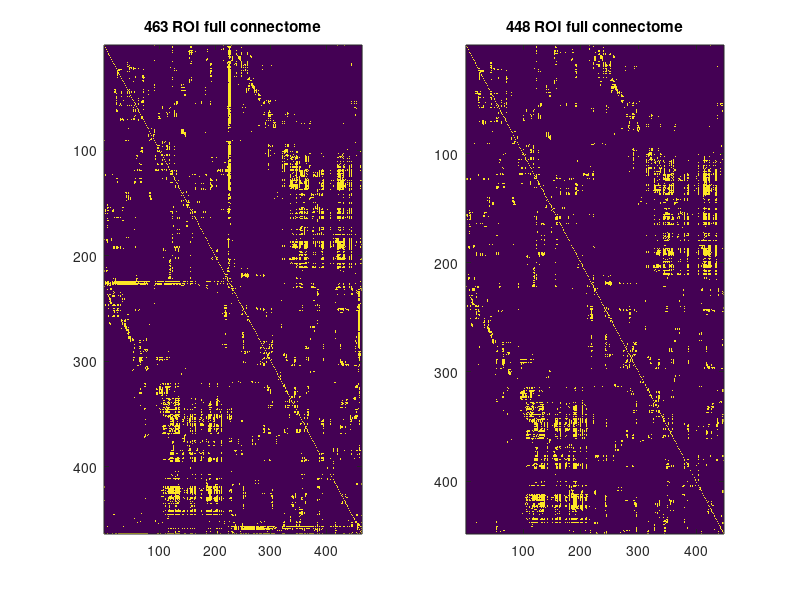

Source code (MATLAB):
% fullConnectome463=logical(squeeze(fullConnectome_p61(1,:,:)));
% fullConnectome448=fullConnectome463(corti_ave_source_labl,corti_ave_source_labl);
% roi448names;
% roi463names=ROI463_texts;

% save("extract_fullconnectome.mat",'fullConnectome463','fullConnectome448',"roi448names",'roi463names');

%% load files
load('extract_fullconnectome.mat')

figure;
subplot(121)
imagesc(fullConnectome463);title('463 ROI full connectome');
subplot(122)
imagesc(fullConnectome448);title('448 ROI full connectome');


% In 'extract_fullconnectome.mat', you will find:
% fullConnectome463 - full intact binary structure connectome of all 463 ROIs
% fullConnectome448 - full intact binary structure connectome of 448 cortical ROIs
% roi463names - names for all 463 ROIs
% roi448names - names for 448 cortical ROIs
